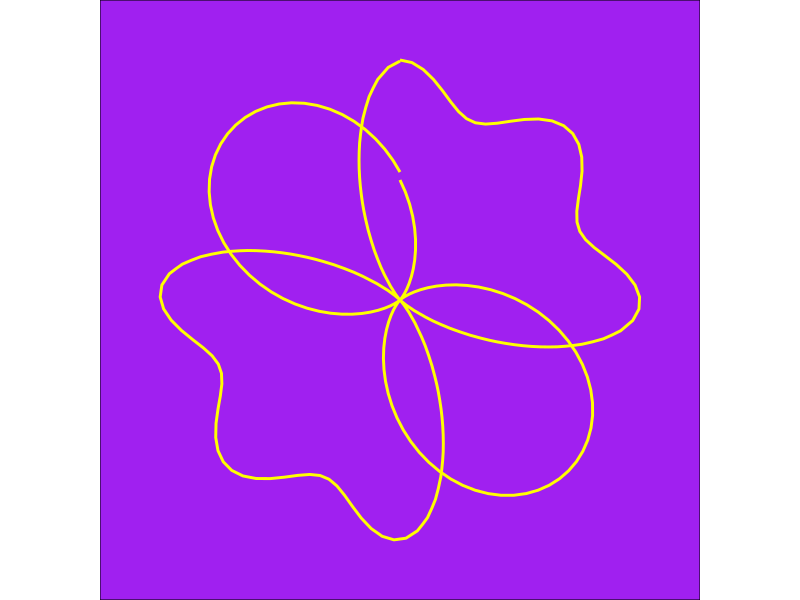

This figure's R source:
library(tidyverse)

exp_sin <- 3
exp_cos <- 4

eje_x <- seq(-2*pi, 2*pi, by = 0.1)

f1 <- function(x) sin(x)^exp_sin + cos(x)^exp_cos
f2 <- function(x) -sin(x)

df_plot <- tibble(x1 = eje_x, 
                  y1 = f1(x1), 
                  y2 = f2(x1)) %>% 
  mutate(ind = row_number()) %>% 
  pivot_longer(-c(ind, x1), values_to = "y")

ggplot(df_plot) + 
  geom_line(aes(x1, y, group = name), col = "yellow", size = 1) + 
  coord_polar() + 
  theme_void() +
  theme(panel.background = element_rect(fill = "purple"))
